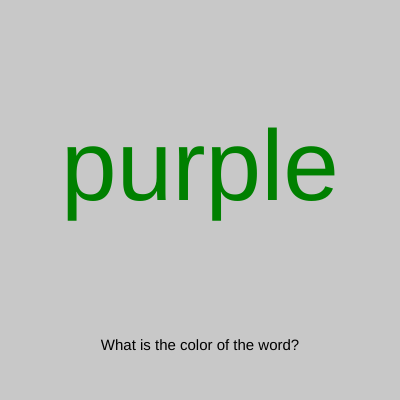
Frame 1 (no input)
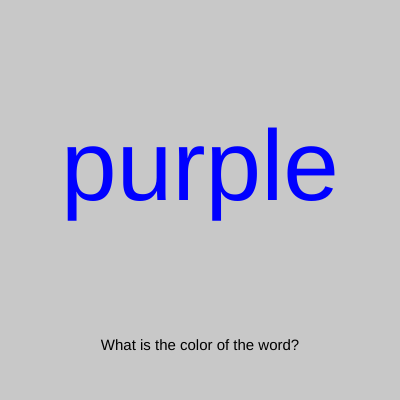
Frame 2 (the mouse pressed at the canvas centre, redrawn once)

The p5.js sketch that drew these frames (run headless with seeded random() and noise() and a simulated clock; the mouse was pressed at the canvas centre and the sketch redrawn once):

// p5.js sketch
// ── sketch.js
function setup() {
  createCanvas(400, 400);
}
function draw() {
  background(200)
  let colorNames = ['red', 'green', 'blue', 'yellow', 'black', 'purple', 'white'];
  let colors = ['red', 'green', 'blue', 'yellow', 'black', '#aa00ff', 'white']
  let instruction = "What is the color of the word?"
  let words = random(colorNames)
  let stroke= random(colors)
  textSize(100)
  fill(stroke)
  textAlign(CENTER)
  text(words, 200, 200); // draw the word
  noLoop();
  textSize(15)
  fill("black")
  textAlign(CENTER)
  text(instruction,200,350)
}
function mouseClicked(){
  loop()
}
